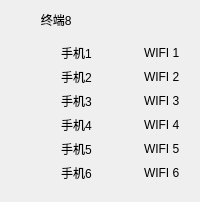
     <widget class="QWidget" name="widget_8" native="true">
      <layout class="QGridLayout" name="gridLayout_9">
       <item row="0" column="0">
        <layout class="QVBoxLayout" name="verticalLayout_8">
         <item>
          <widget class="QLabel" name="label_416">
           <property name="text">
            <string>         终端8</string>
           </property>
          </widget>
         </item>
         <item>
          <widget class="QWidget" name="widget_35" native="true">
           <layout class="QGridLayout" name="gridLayout_35">
            <item row="1" column="0">
             <widget class="LightButton" name="PhonelightButton8_2" native="true"/>
            </item>
            <item row="2" column="0">
             <widget class="LightButton" name="PhonelightButton8_3" native="true"/>
            </item>
            <item row="0" column="2">
             <widget class="LightButton" name="WifilightButton8_1" native="true"/>
            </item>
            <item row="4" column="2">
             <widget class="LightButton" name="WifilightButton8_5" native="true"/>
            </item>
            <item row="5" column="0">
             <widget class="LightButton" name="PhonelightButton8_6" native="true"/>
            </item>
            <item row="0" column="0">
             <widget class="LightButton" name="PhonelightButton8_1" native="true"/>
            </item>
            <item row="5" column="2">
             <widget class="LightButton" name="WifilightButton8_6" native="true"/>
            </item>
            <item row="1" column="2">
             <widget class="LightButton" name="WifilightButton8_2" native="true"/>
            </item>
            <item row="2" column="2">
             <widget class="LightButton" name="WifilightButton8_3" native="true"/>
            </item>
            <item row="3" column="2">
             <widget class="LightButton" name="WifilightButton8_4" native="true"/>
            </item>
            <item row="4" column="0">
             <widget class="LightButton" name="PhonelightButton8_5" native="true"/>
            </item>
            <item row="3" column="0">
             <widget class="LightButton" name="PhonelightButton8_4" native="true"/>
            </item>
            <item row="0" column="3">
             <widget class="QLabel" name="WifiLabel8_1">
              <property name="text">
               <string>WIFI 1</string>
              </property>
             </widget>
            </item>
            <item row="4" column="3">
             <widget class="QLabel" name="WifiLabel8_5">
              <property name="text">
               <string>WIFI 5</string>
              </property>
             </widget>
            </item>
            <item row="3" column="3">
             <widget class="QLabel" name="WifiLabel8_4">
              <property name="text">
               <string>WIFI 4</string>
              </property>
             </widget>
            </item>
            <item row="3" column="1">
             <widget class="QLabel" name="PhoneLabel8_4">
              <property name="text">
               <string>手机4</string>
              </property>
             </widget>
            </item>
            <item row="0" column="1">
             <widget class="QLabel" name="PhoneLabel8_1">
              <property name="text">
               <string>手机1</string>
              </property>
             </widget>
            </item>
            <item row="2" column="1">
             <widget class="QLabel" name="PhoneLabel8_3">
              <property name="text">
               <string>手机3</string>
              </property>
             </widget>
            </item>
            <item row="4" column="1">
             <widget class="QLabel" name="PhoneLabel8_5">
              <property name="text">
               <string>手机5</string>
              </property>
             </widget>
            </item>
            <item row="5" column="1">
             <widget class="QLabel" name="PhoneLabel8_6">
              <property name="text">
               <string>手机6</string>
              </property>
             </widget>
            </item>
            <item row="1" column="1">
             <widget class="QLabel" name="PhoneLabel8_2">
              <property name="text">
               <string>手机2</string>
              </property>
             </widget>
            </item>
            <item row="5" column="3">
             <widget class="QLabel" name="WifiLabel8_6">
              <property name="text">
               <string>WIFI 6</string>
              </property>
             </widget>
            </item>
            <item row="2" column="3">
             <widget class="QLabel" name="WifiLabel8_3">
              <property name="text">
               <string>WIFI 3</string>
              </property>
             </widget>
            </item>
            <item row="1" column="3">
             <widget class="QLabel" name="WifiLabel8_2">
              <property name="text">
               <string>WIFI 2</string>
              </property>
             </widget>
            </item>
           </layout>
          </widget>
         </item>
        </layout>
       </item>
      </layout>
     </widget>
